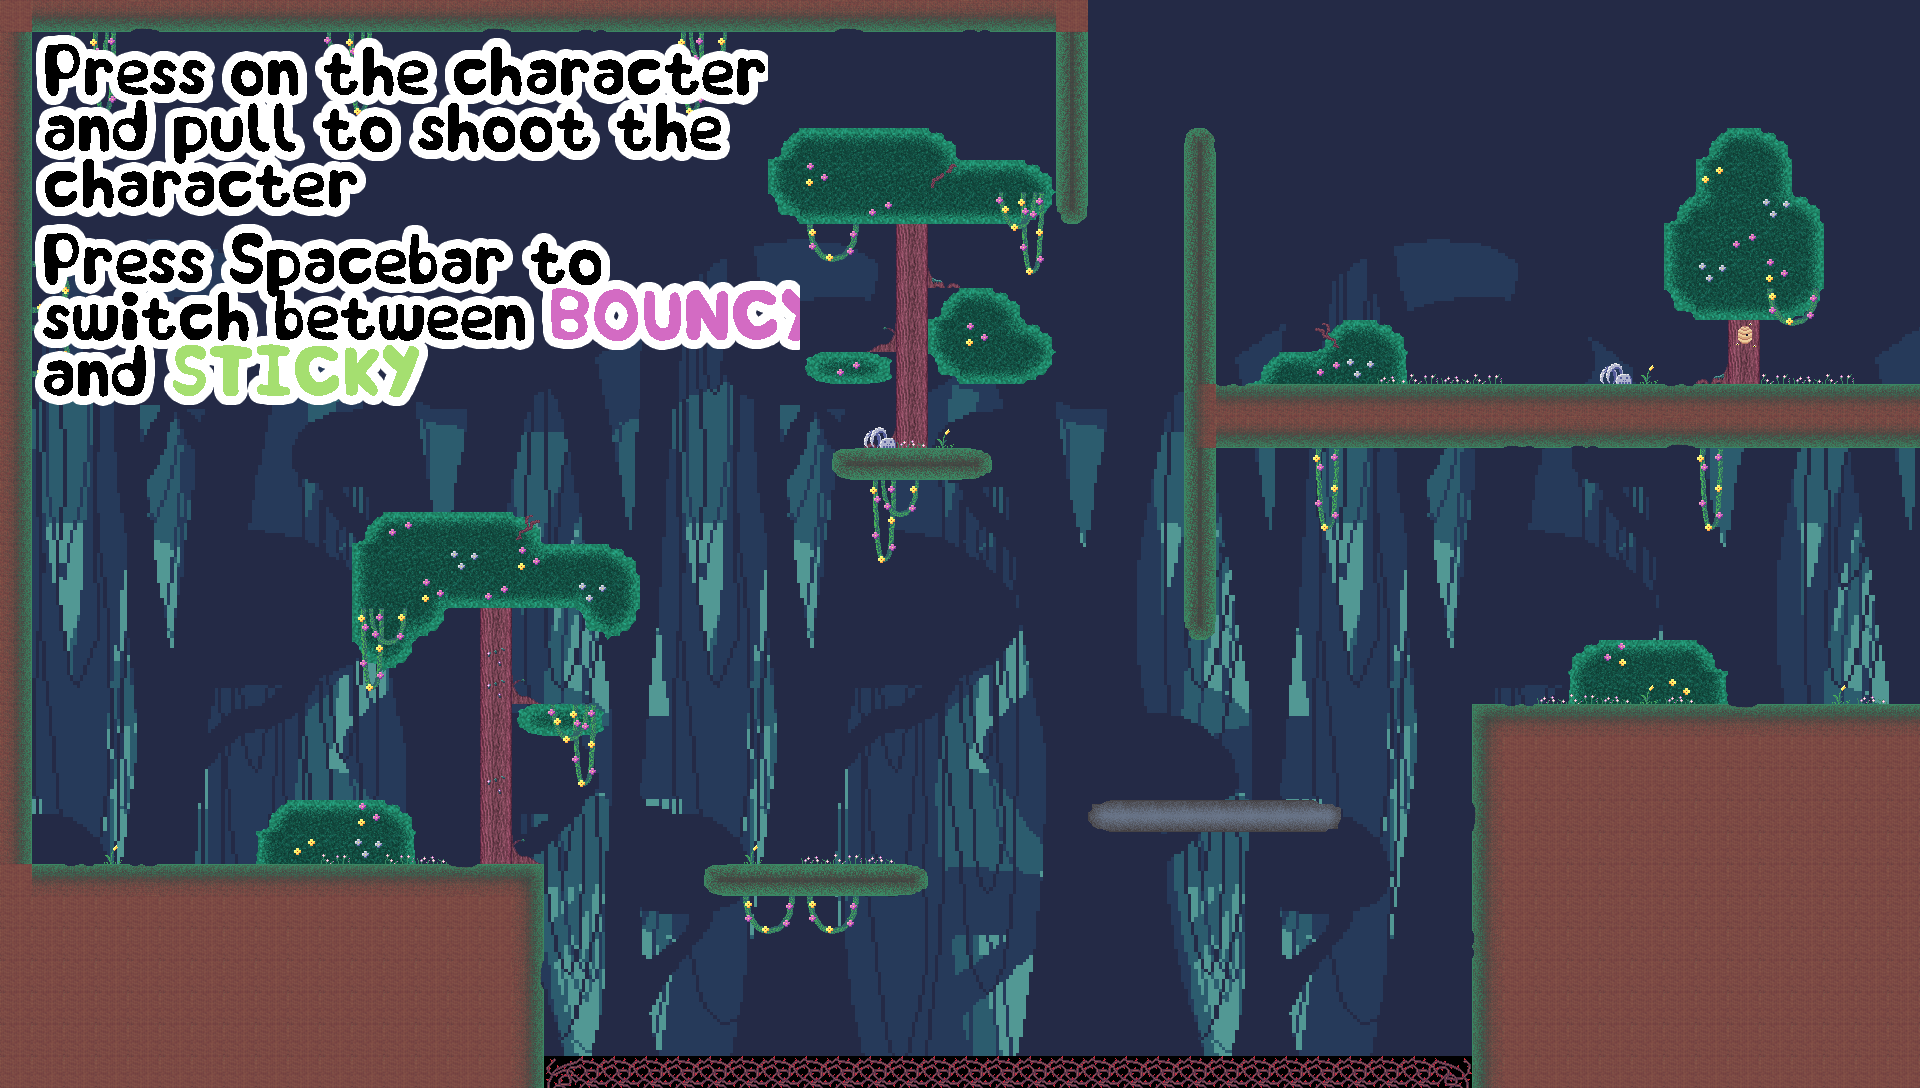

Below is a game level as drawn by its tile map, then a one-line description and the .tmx that defines it (tile-layer data replaced by summaries):
An orthogonal 60x34 tile map with 32x32 px tiles, 5 tile layers (Background, Tile Layer 1, Trees, Flowers and corpses, ...), 20 tilesets and 173 objects (153x Spike, 9x LevelLineVertical, 6x LevelLine, 2x CeillingLine, Button, ...).

<map version="1.8" tiledversion="1.8.4" orientation="orthogonal" renderorder="right-down" width="60" height="34" tilewidth="32" tileheight="32" infinite="0" nextlayerid="14" nextobjectid="228">
 <tileset firstgid="1" name="building blocks 1" tilewidth="32" tileheight="32" tilecount="294" columns="21">
  <image source="Building_blocks.png" width="672" height="448" />
 </tileset>
 <tileset firstgid="295" name="building blocks 2" tilewidth="32" tileheight="32" tilecount="28" columns="4">
  <image source="buildingblocks.png" width="128" height="224" />
 </tileset>
 <tileset firstgid="323" name="button" tilewidth="32" tileheight="32" tilecount="24" columns="12">
  <image source="button-sprite-sheet-64x64-v2.png" width="384" height="64" />
 </tileset>
 <tileset firstgid="347" name="Completed Background" tilewidth="32" tileheight="32" tilecount="660" columns="20">
  <image source="Completed Background.png" width="641" height="1080" />
 </tileset>
 <tileset firstgid="1007" name="PullingTutorial" tilewidth="32" tileheight="32" tilecount="192" columns="24">
  <image source="PullingTutorial.png" width="796" height="269" />
 </tileset>
 <tileset firstgid="1199" name="SwitchingTutorial" tilewidth="32" tileheight="32" tilecount="192" columns="24">
  <image source="SwitchingTutorial.png" width="796" height="269" />
 </tileset>
 <tileset firstgid="1391" name="trees" tilewidth="32" tileheight="32" tilecount="2108" columns="62">
  <image source="trees.png" width="1984" height="1088" />
 </tileset>
 <tileset firstgid="3499" name="stone" tilewidth="32" tileheight="32" tilecount="49" columns="7">
  <image source="Stone_blocks2.png" width="224" height="224" />
 </tileset>
 <tileset firstgid="3548" name="clutter of flowers 1" tilewidth="32" tileheight="32" tilecount="1" columns="1">
  <image source="Clutter_flowers1.png" width="32" height="32" />
 </tileset>
 <tileset firstgid="3549" name="clutter of flowers 2" tilewidth="32" tileheight="32" tilecount="1" columns="1">
  <image source="Clutter_flowers2.png" width="32" height="32" />
 </tileset>
 <tileset firstgid="3550" name="clutter of flowers 3" tilewidth="32" tileheight="32" tilecount="1" columns="1">
  <image source="Cluter-flower-1.png" width="32" height="32" />
 </tileset>
 <tileset firstgid="3551" name="flower tree " tilewidth="32" tileheight="32" tilecount="1" columns="1">
  <image source="Cluter-flower-2.png" width="32" height="32" />
 </tileset>
 <tileset firstgid="3552" name="flower tree 2" tilewidth="32" tileheight="32" tilecount="1" columns="1">
  <image source="Cluter-flower-3.png" width="32" height="32" />
 </tileset>
 <tileset firstgid="3553" name="flower tree 3" tilewidth="32" tileheight="32" tilecount="1" columns="1">
  <image source="Cluter-flower-4.png" width="32" height="32" />
 </tileset>
 <tileset firstgid="3554" name="flower tree 4" tilewidth="32" tileheight="32" tilecount="1" columns="1">
  <image source="Cluter-flower-5.png" width="32" height="32" />
 </tileset>
 <tileset firstgid="3555" name="vine " tilewidth="32" tileheight="32" tilecount="6" columns="2">
  <image source="Cluter-vine-1.png" width="64" height="96" />
 </tileset>
 <tileset firstgid="3561" name="vine 2" tilewidth="32" tileheight="32" tilecount="6" columns="2">
  <image source="Cluter-vine-2.png" width="64" height="96" />
 </tileset>
 <tileset firstgid="3567" name="vine 3" tilewidth="32" tileheight="32" tilecount="3" columns="1">
  <image source="Cluter-vine-3.png" width="32" height="96" />
 </tileset>
 <tileset firstgid="3570" name="vine 4" tilewidth="32" tileheight="32" tilecount="4" columns="2">
  <image source="Cluter-vine-4.png" width="64" height="64" />
 </tileset>
 <tileset firstgid="3574" name="corpse" tilewidth="32" tileheight="32" tilecount="1" columns="1">
  <image source="Cluter-corpse-2.png" width="32" height="32" />
 </tileset>
 <layer id="3" name="Background" width="60" height="34">
  <data>[2040 cells, 1980 non-empty, 660 distinct tile ids]</data>
 </layer>
 <layer id="1" name="Tile Layer 1" width="60" height="34">
  <data>[2040 cells, 462 non-empty, 24 distinct tile ids]</data>
 </layer>
 <layer id="12" name="Trees" width="60" height="34">
  <data>[2040 cells, 336 non-empty, 318 distinct tile ids]</data>
 </layer>
 <layer id="13" name="Flowers and corpses" width="60" height="34">
  <data>[2040 cells, 87 non-empty, 26 distinct tile ids]</data>
 </layer>
 <layer id="11" name="TUTORIAL" width="60" height="34">
  <data>[2040 cells, 305 non-empty, 305 distinct tile ids]</data>
 </layer>
 <objectgroup id="9" name="Lever">
  <object id="55" name="Button" type="Button" x="1760" y="640" width="64" height="64">
   <properties>
    <property name="connectedX" type="float" value="1088" />
    <property name="connectedY" type="float" value="160" />
    <property name="force" type="float" value="0.5" />
   </properties>
  </object>
 </objectgroup>
 <objectgroup id="2" name="LevelLine">
  <object id="6" name="LevelLine" type="LevelLine" x="544" y="864" width="-544" height="31.6667" />
  <object id="8" name="LevelLine" type="LevelLine" x="928" y="864" width="-222.5" height="33.7542" />
  <object id="9" name="LevelLine" type="LevelLine" x="1344" y="800" width="-256" height="32" />
  <object id="27" name="LevelLine" type="LevelLine" x="1920" y="704" width="-448" height="34" />
  <object id="31" name="LevelLineVertical" type="LevelLineVertical" x="1184" y="128" width="32" height="512" />
  <object id="33" name="LevelLine" type="LevelLine" x="992" y="448" width="-160" height="32" />
  <object id="34" name="LevelLineVertical" type="LevelLineVertical" x="1056" y="0" width="32" height="224" />
  <object id="36" name="LevelLine" type="LevelLine" x="1920" y="384" width="-704" height="31.333" />
  <object id="37" name="LevelLineVertical" type="LevelLineVertical" x="512" y="1088" width="32" height="-224" />
  <object id="38" name="LevelLineVertical" type="LevelLineVertical" x="1888" y="448" width="32" height="252.667" />
  <object id="39" name="LevelLineVertical" type="LevelLineVertical" x="0" y="864" width="32" height="-862.67" />
  <object id="40" name="CeillingLine" type="CeillingLine" x="31.3333" y="0.16665" width="1885.83" height="31.6667" />
  <object id="48" name="LevelLineVertical" type="LevelLineVertical" x="1474" y="699.667" width="32" height="388.333" />
  <object id="49" name="CeillingLine" type="CeillingLine" x="1216" y="416" width="704" height="31.333" />
  <object id="50" name="LevelLineVertical" type="LevelLineVertical" x="1184" y="640" width="32" height="-512" />
  <object id="51" name="LevelLineVertical" type="LevelLineVertical" x="1056" y="224" width="32" height="-224" />
  <object id="94" name="LevelLineVertical" type="LevelLineVertical" x="1888" y="0" width="32" height="384" />
 </objectgroup>
 <objectgroup id="7" name="Objective">
  <object id="54" name="Objective" type="Objective" x="1504" y="288" width="96" height="96" />
 </objectgroup>
 <objectgroup id="5" name="Spike">
  <object id="42" name="Spike" type="Spike" x="544" y="1088" width="32" height="32" />
  <object id="57" name="Spike" type="Spike" x="576" y="1088" width="32" height="32" />
  <object id="58" name="Spike" type="Spike" x="608" y="1088" width="32" height="32" />
  <object id="59" name="Spike" type="Spike" x="640" y="1088" width="32" height="32" />
  <object id="60" name="Spike" type="Spike" x="672" y="1088" width="32" height="32" />
  <object id="61" name="Spike" type="Spike" x="704" y="1088" width="32" height="32" />
  <object id="62" name="Spike" type="Spike" x="736" y="1088" width="32" height="32" />
  <object id="63" name="Spike" type="Spike" x="768" y="1088" width="32" height="32" />
  <object id="64" name="Spike" type="Spike" x="800" y="1088" width="32" height="32" />
  </objectgroup>
 <objectgroup id="4" name="LevelLineVertical" />
 <objectgroup id="6" name="Player">
  <!-- 1 objects omitted --></objectgroup>
</map>
<!-- 145 of 173 objects omitted -->
